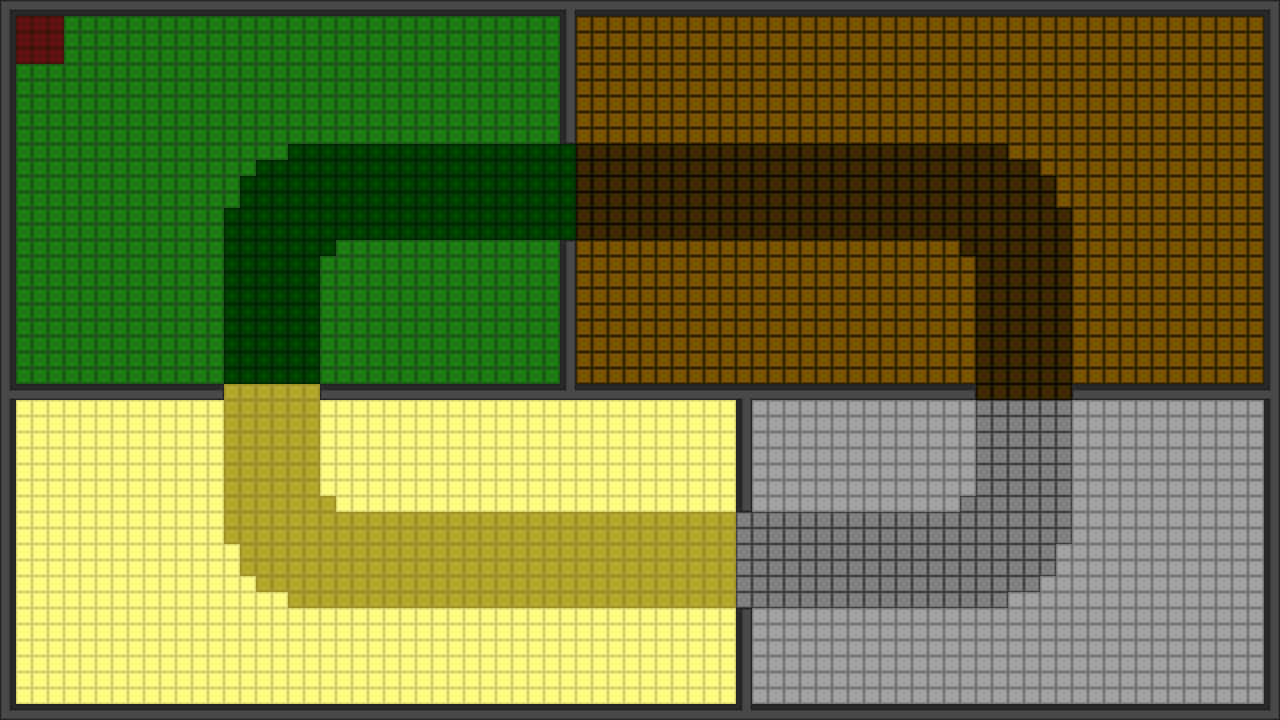

This is a level from a 2D game, rendered from its Tiled map with the project's own tilesets. A one-line summary and the map file follow, with tile-layer data summarised:
An orthogonal 80x45 tile map with 16x16 px tiles, 2 tile layers (underLayer, playerLayer).

<map version="1.2" tiledversion="1.2.3" orientation="orthogonal" renderorder="right-down" width="80" height="45" tilewidth="16" tileheight="16" infinite="0" nextlayerid="3" nextobjectid="1">
 <tileset firstgid="1" name="Tileset" tilewidth="16" tileheight="16" tilecount="1024" columns="32">
  <image source="../../maps-Tilesets/tilesets-1.png" width="512" height="512" />
 </tileset>
 <layer id="1" name="underLayer" width="80" height="45">
  <data>[3600 cells, 3600 non-empty, 9 distinct tile ids]</data>
 </layer>
 <layer id="2" name="playerLayer" width="80" height="45">
  <data>[3600 cells, 342 non-empty, 5 distinct tile ids]</data>
 </layer>
</map>
